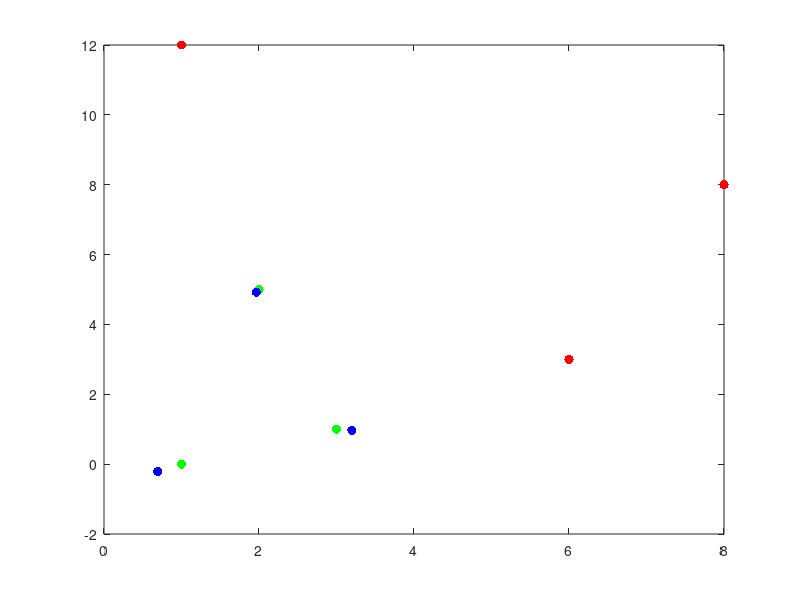

The MATLAB source for this figure: (Note: this script raises an error after producing the figure.)
%% Example General Least Squares Script
%% observations
xc = [1 2 3];
yc = [0 5 1];
x = [6 1 8];
y = [3 12 8];

Sc = [0.5 0.3 0 0 0 0;
      0.3 0.5 0 0 0 0;
      0 0 0.4 0.1 0 0;
      0 0 0.1 0.2 0 0;
      0 0 0 0 0.7 -0.4;
      0 0 0 0 -0.4 0.4]; %variance-covariance of control data
  
%% Define A, L, and W based on observation equation
A = nan(numel(x)*2,4);
A(1:2:end)=[x(:) -y(:) ones(size(x(:))) zeros(size(y(:)))];
A(2:2:end)=[y(:) x(:) zeros(size(y(:))) ones(size(x(:)))];

L = nan(numel(x)*2,1);
L(1:2:end) = xc;
L(2:2:end) = yc;

W = inv(Sc);

%% Calculate General Least Squares
m = numel(L);                   % number of observations
n = size(A,2);                  % number of unknowns
dof = m-n;                      % degrees of freedom
X = (A'*W*A)\A'*W*L;            % unknowns(inv(A)*b' with 'A\b' per Matlab)
V = A * X - L;                  % residuals
So2 = V'*W*V/dof;               % Reference Variance
Q = inv(A'*W*A);                % cofactor
Sx = So2 * Q;                   % covariance of unknowns
Sl = A * Sx * A';               % covariance of observations
stdX = sqrt(diag(Sx));          % std of solved unknowns
Lhat = A * X;                   % predicted L values
r2 = var(Lhat)/var(L);          % R^2 Skill
RMSE = sqrt(V'*V/m);            % RMSE

%% Using Matlab Built in Function LSCOV
[mat_X, mat_stdX, mat_So2, mat_Sx] = lscov(A,L,Sc); %same results

%% Plot Results
f = figure(1);clf
p1 = plot(xc,yc,'g.','markersize',20);
hold on
p2 = plot(x,y,'r.','markersize',20);
p3 = plot(Lhat(1:2:end),Lhat(2:2:end),'b.','markersize',20);
for i=1:3
    ind = (i-1)*2+1:(i-1)*2+2;
    plotCovarianceLine(xc(i),yc(i),Sc(ind,ind),0.5,inf,100,'g');
    p5 = plot([xc(i) x(i)],[yc(i) y(i)],'--','color',[0.6 0.6 0.6]);
end
p4 = plot(-999,999,'o','MarkerFaceColor','w','MarkerEdgeColor','g','markersize',20);
grid on
axis equal
xlim([-5 12]);
ylim([-1 13])
xlabel('X','fontsize',20,'interpreter','latex')
ylabel('Y','fontsize',20,'interpreter','latex')
title('GLS 2D Conformal Transformation','fontsize',24,'interpreter','latex')
hl=legend([p1 p2 p3 p4 p5],{'$(x_c,y_c)$',...
    '$(x,y)$','$(\hat{x_c},\hat{y_c})$',...
    'Control $\sigma_{50\%}$',...
    'correspondences'},'fontsize',16);
hl.Interpreter = 'latex';
hl.Location = 'northwest';
saveas(f,'../fig/GLSexample.png');

%% Make Latex Results Table
fid = fopen('../tab/exampleGLSresultsTable.tex','w+t');
T = cell(4,3);

T{1,1} = sprintf('$n = %.0f$',n);
T{1,2} = sprintf('$m = %.0f$',m);
T{1,3} = sprintf('$dof = %.0f$',dof);

T{2,1} = ['$\\hat{X} = $' printLatexMatrix(X,'%.2f')];

T{2,2} = ['$V = $ ' printLatexMatrix(V,'%0.2f')];

T{2,3} = sprintf('$S_0^2 = %.2f$ ',So2);

T{4,1} = ['$Q_{xx} = $ ' printLatexMatrix(Q,'%0.2f')];

T{3,1} = ['$\\Sigma_{xx} = $ ' printLatexMatrix(Sx,'%0.2f')];

T{3,3} = ['$\\Sigma_{\\hat{l}\\hat{l}} = $ ' printLatexMatrix(Sl,'%0.2f')];

T{3,2} = ['$\\sigma_{\\hat{X}} = $ ' printLatexMatrix(stdX,'%0.2f')];

T{4,2} = ['$\\hat{L} = $' printLatexMatrix(Lhat,'%0.2f')];

T{4,3} = sprintf('$R^2 = %.4f$ \\\\hspace{1cm} $RMSE = %.2f$',r2,RMSE);

fprintf(fid,printLatexTable(T));
fclose(fid);